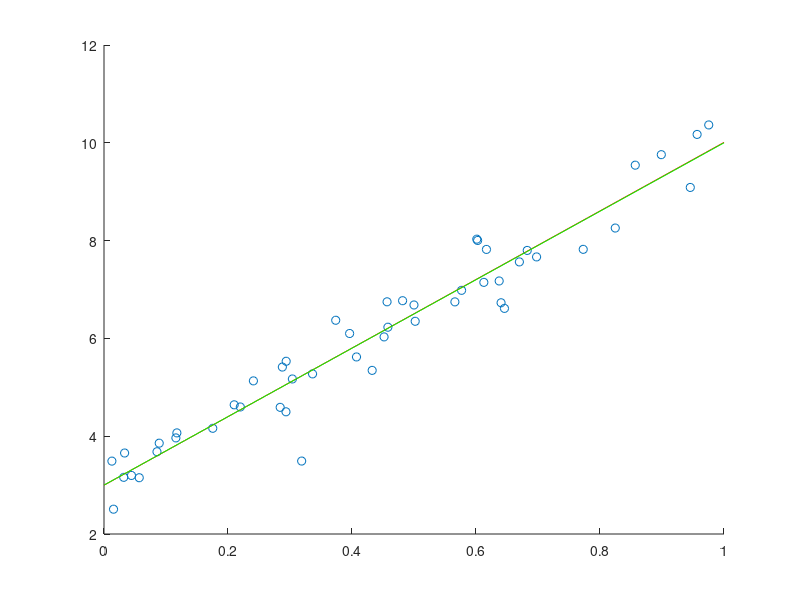

MATLAB code to generate this figure:
%This script performs a simple Montercarlo simulation to test properties of
%the basic one-regressor OLS estimator

clear;

%Linear model: parameters
b0 = 3; %intercept
b1 = 7; %slope

N = 50; %number of observations

%Generate simulated data (column vectors of size N-by-1)
%This is the random iid sample
X = rand(N,1); %For the regressor (population follows uniform distribution)
u = normrnd(0,0.5,N,1); %For the unobserved error term (population follows normal distribution)
%type "help rand" and "help normrnd" for details!

%Generate values for dependent variable using the linear model
Y = b0 + b1*X + u;

%Compute the OLS estimator
%formulas (using sample statistics):
%b1_hat = cov(X,Y)/var(X),
%b0_hat = mean(Y) - b1_hat*mean(X),

%First, compute the variance-covariance matrix, a 2-by-2 matrix with
%variances of X and Y in the diagonal, and the covariance in (1,2) and (2,1) elements.
Z = [X Y];
mcov = cov(Z); %type "help cov" for details!
mY = mean(Y); %mean of X
mX = mean(X); %mean of Y

%Apply the theoretical formulas to produce the samples estimates for b1 and
%b0
b1_hat = mcov(2,1)/mcov(1,1);
b0_hat = mY - b1_hat*mX;

%Picture time
vX = 0:0.01:1; %A dense grid for X
vY = b0_hat + b1_hat*vX; %Regression line using the estimates
vYr = b0 + b1*vX; %True (unobserved) linear relationship (conditional expectation of yi given xi)

figure;scatter(X,Y); %scatter plot
hold on; %keep the current pic
plot(vX,vY,'r'); %plot the regression line (in red)
plot(vX,vYr,'g'); %plot the true conditional expectation (in green)
hold off;